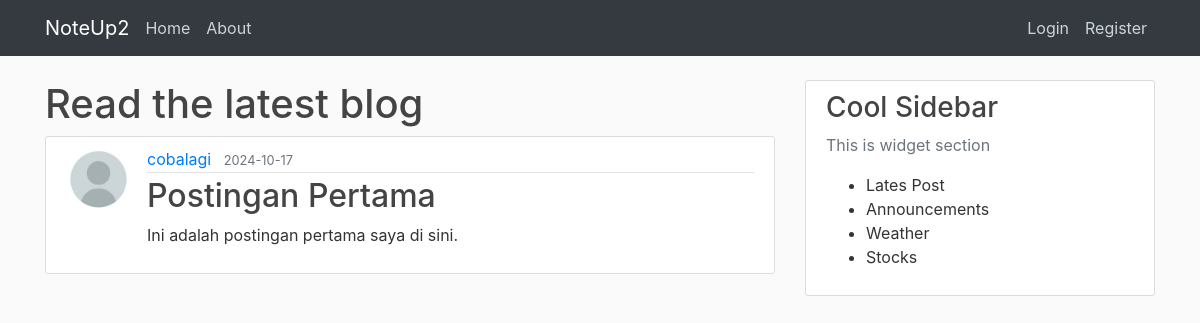
Screenshot of /post/20 with the database file from the repository.
### noteup/models.py (models this page shows, shortened)
class User(db.Model, UserMixin):
    id = db.Column(db.Integer, primary_key=True)
    username = db.Column(db.String(20), unique=True, nullable=False)
    email = db.Column(db.String(100), unique=True, nullable=False)
    image_file = db.Column(db.String(20), nullable=False, default='default.jpg')
    password = db.Column(db.String(60), nullable=False)
    posts = db.relationship('Post', backref='author', lazy=True)

class Post(db.Model):
    id = db.Column(db.Integer, primary_key=True)
    title = db.Column(db.String(100), nullable=False)
    date_posted = db.Column(db.DateTime, nullable=False, default=datetime.now(timezone.utc))
    content = db.Column(db.Text, nullable=False)
    user_id = db.Column(db.Integer, db.ForeignKey('user.id'), nullable=False)

### noteup/routes.py (the view)
@app.route("/post/<int:post_id>")
def post(post_id):
    post = Post.query.get_or_404(post_id)
    return render_template('post.html', title=post.title, post=post)

### noteup/templates/post.html (shortened to what this page needs)
{% extends "layout.html" %}
{% block content %}
    <h1>Read the latest blog</h1>
    <article class="media content-section">
        <img class="rounded-circle article-img" src="{{ url_for('static', filename='img/' + post.author.image_file) }}">
        <div class="media-body">
            <div class="article-metadata">
                <a href="{{ url_for('user_posts', username=post.author.username) }}" class="mr-2">{{ post.author.username }}</a>
                <small class="text-muted">{{ post.date_posted.strftime('%Y-%m-%d') }}</small>
            </div>
            <h2 class="article-title">{{ post.title }}</h2>
            <p class="article-content">{{ post.content }}</p>
        </div>
    </article>
{% endblock content %}

### noteup/static/style.css (style rules this page uses)
body { background: #fafafa; color: #333333; margin-top: 5rem; }
h1, h2, h3, h4, h5, h6 { color: #444444; }
.content-section { background: #ffffff; padding: 10px 20px; border: 1px solid #dddddd; border-radius: 3px; margin-bottom: 20px; }
.article-title { color: #444444; }
.article-content { white-space: pre-line; }
.article-img { height: 65px; width: 65px; margin-right: 16px; }
.article-metadata { padding-bottom: 1px; margin-bottom: 4px; border-bottom: 1px solid #e3e3e3; }

### rows the page displays
User: image_file (placeholder picture), author.username "cobalagi"
Post: date_posted "2024-10-17", title "Postingan Pertama", content "Ini adalah postingan pertama saya di sini."
